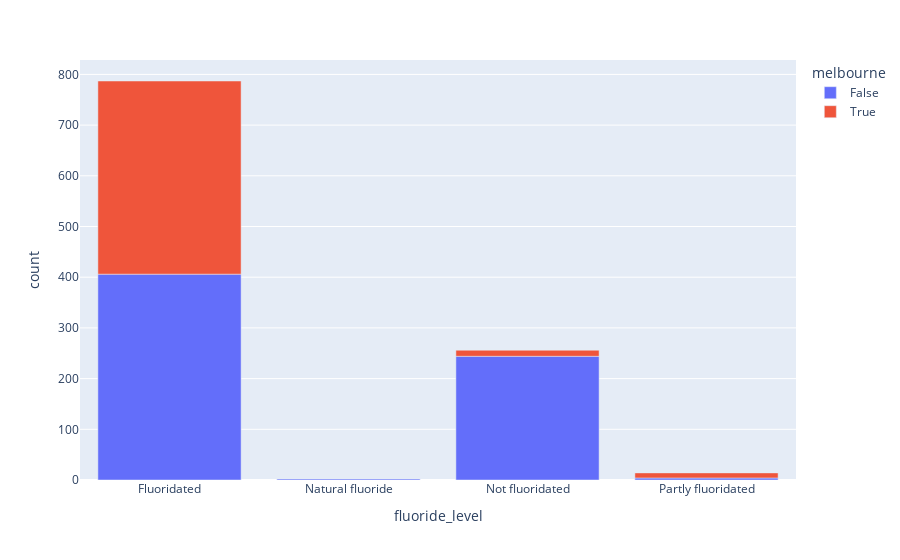

The notebook cell saved with this chart:
### Code cell
fig = px.bar(
    df.groupby(['fluoride_level', 'melbourne']).size().reset_index(name='count'),
    x='fluoride_level',
    y='count',
    color='melbourne',
)


fig.show()

### Figure 1 — Plotly figure (JSON) as saved in the notebook; plotly's stock layout.template omitted (floating-point values rounded to 4 significant figures)
{"data": [{"alignmentgroup": "True", "hovertemplate": "melbourne=False<br>fluoride_level=%{x}<br>count=%{y}<extra></extra>", "legendgroup": "False", "marker": {"color": "#636efa", "pattern": {"shape": ""}}, "name": "False", "offsetgroup": "False", "orientation": "v", "showlegend": true, "textposition": "auto", "type": "bar", "x": ["Fluoridated", "Natural fluoride", "Not fluoridated", "Partly fluoridated"], "xaxis": "x", "y": [406, 2, 244, 4], "yaxis": "y"}, {"alignmentgroup": "True", "hovertemplate": "melbourne=True<br>fluoride_level=%{x}<br>count=%{y}<extra></extra>", "legendgroup": "True", "marker": {"color": "#EF553B", "pattern": {"shape": ""}}, "name": "True", "offsetgroup": "True", "orientation": "v", "showlegend": true, "textposition": "auto", "type": "bar", "x": ["Fluoridated", "Not fluoridated", "Partly fluoridated"], "xaxis": "x", "y": [381, 12, 10], "yaxis": "y"}], "layout": {"barmode": "relative", "legend": {"title": {"text": "melbourne"}, "tracegroupgap": 0}, "margin": {"t": 60}, "xaxis": {"anchor": "y", "domain": [0, 1], "title": {"text": "fluoride_level"}}, "yaxis": {"anchor": "x", "domain": [0, 1], "title": {"text": "count"}}}}
